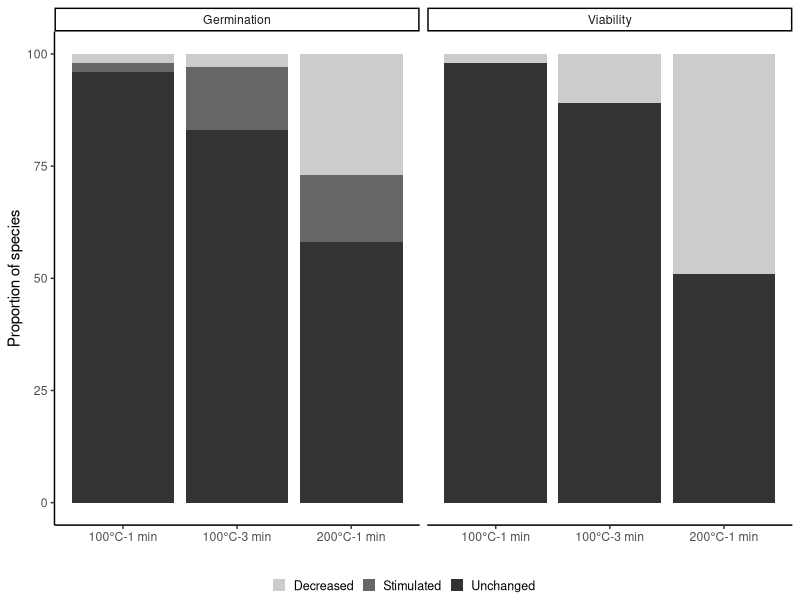

Reproduce this figure in R. (Note: this script raises an error after producing the figure.)
# ============ ULTIMA figura (barplots) junho 2020 ================
# figura 3 paper Seeds - diferentes tentativas - Zupo et al.
#=======================================================================

#pacotes
library(plyr)
library(ggplot2)
library(gridExtra)
library(ggpubr)

#lendo tables
tali <- read.csv(file = "data/last.csv", sep = ";", dec = ".", header = T)
tali$prop<-tali$prop_sp*100
#germ <- tali[c(1:9),]
#viab <- tali[c(10:18),]

# o único jeito é fazer com germ e viab separado - 2 figuras lado a lado
f0 <- ggplot() +
  geom_bar(data=tali, aes(y = prop, x = trat, fill = fate), stat="identity",
           position='stack') +
  scale_fill_manual(values=c('#CCCCCC','#666666', '#333333'), labels = c("Decreased", "Stimulated", "Unchanged"))+
  scale_x_discrete(limits=c("100-1","100-3", "200 -1" ),
                   labels=c("100°C-1 min","100°C-3 min", "200°C-1 min" ))+
  xlab("") +
  ylab("Proportion of species") +
  theme_classic() +
  theme(legend.position="bottom", legend.text = element_text(size =9), legend.key.size = unit(0.35, "cm")) +
   facet_grid( ~ x)


  f0<- f0+labs(fill ="")

  png("figs/figura6b.png", res = 300, width = 1700, height = 1100)
  ggarrange(f0,
            common.legend = TRUE, legend = "bottom")
  dev.off()

## o jeito LONGO de fazer essa figura####
###########################################

f1 <-ggplot(data=germ, aes(x=trat, y=prop_sp, fill = fate,  width=.5)) + # width faz a barra ficar mais fina (ou grossa)
  geom_bar(position="stack", stat="identity")+
  scale_fill_manual(values=c('#CCCCCC','#666666', '#333333'), labels = c("Decreased", "Stimulated", "Unchanged"))+
  scale_x_discrete(limits=c("100-1","100-3", "200 -1" ),
                   labels=c("100 - 1 min","100 - 3 min", "200 - 1 min" ))+
  xlab("") +
  ylab("Proportion of species") +
  theme_classic() +
  theme (axis.text = element_text(size = 7), axis.title=element_text(size=8),
         axis.text.x=element_text(size=8),
         panel.grid.major=element_blank(),
         panel.grid.minor=element_blank(), panel.border=element_blank()) +
  theme(axis.line.x = element_line(color="black", size = 0), ## to write x and y axis again, ja que removi da borda
        axis.line.y = element_line(color="black", size = 0))+
  theme(legend.position="bottom", legend.text = element_text(size =9), legend.key.size = unit(0.35, "cm"))
f1<- f1+labs(fill ="")

f2 <- ggplot(data=viab, aes(x=trat, y=prop_sp, fill = fate,  width=.5)) + # width faz a barra ficar mais fina (ou grossa)
  geom_bar(position="stack", stat="identity")+
  scale_fill_manual(values=c('#CCCCCC','#666666', '#333333'),labels = c("Decreased", "Stimulated", "Unchanged"))+
  scale_x_discrete(limits=c("100-1","100-3", "200 -1" ),
                   labels=c("100°C - 1 min","100°C - 3 min", "200°C - 1 min" ))+
  xlab("") +
  ylab("Proportion of species") +
  theme_classic() +
  theme (axis.text = element_text(size = 7), axis.title=element_text(size=8),
         axis.text.x=element_text(size=8),
         panel.grid.major=element_blank(),
         panel.grid.minor=element_blank(), panel.border=element_blank()) +
  theme(axis.line.x = element_line(color="black", size = 0), ## to write x and y axis again, ja que removi da borda
        axis.line.y = element_line(color="black", size = 0))+
  theme(legend.position="bottom", legend.text = element_text(size =9), legend.key.size = unit(0.35, "cm"))
f2<- f2+labs(fill ="")

png("figs/figura6.png", res = 300, width = 2000, height = 800)
ggarrange(f1, f2, labels = c("a", "b"),label.x = c(0.14, 0.14),
          common.legend = TRUE, legend = "bottom")
dev.off()

#as outras tentativas, furadas, eram: 1 - grouped barplot 2- barplot (germ) + line graph (viab) e 3 - so UM stacked barplot (mas q confundia germ e viab - fail)
